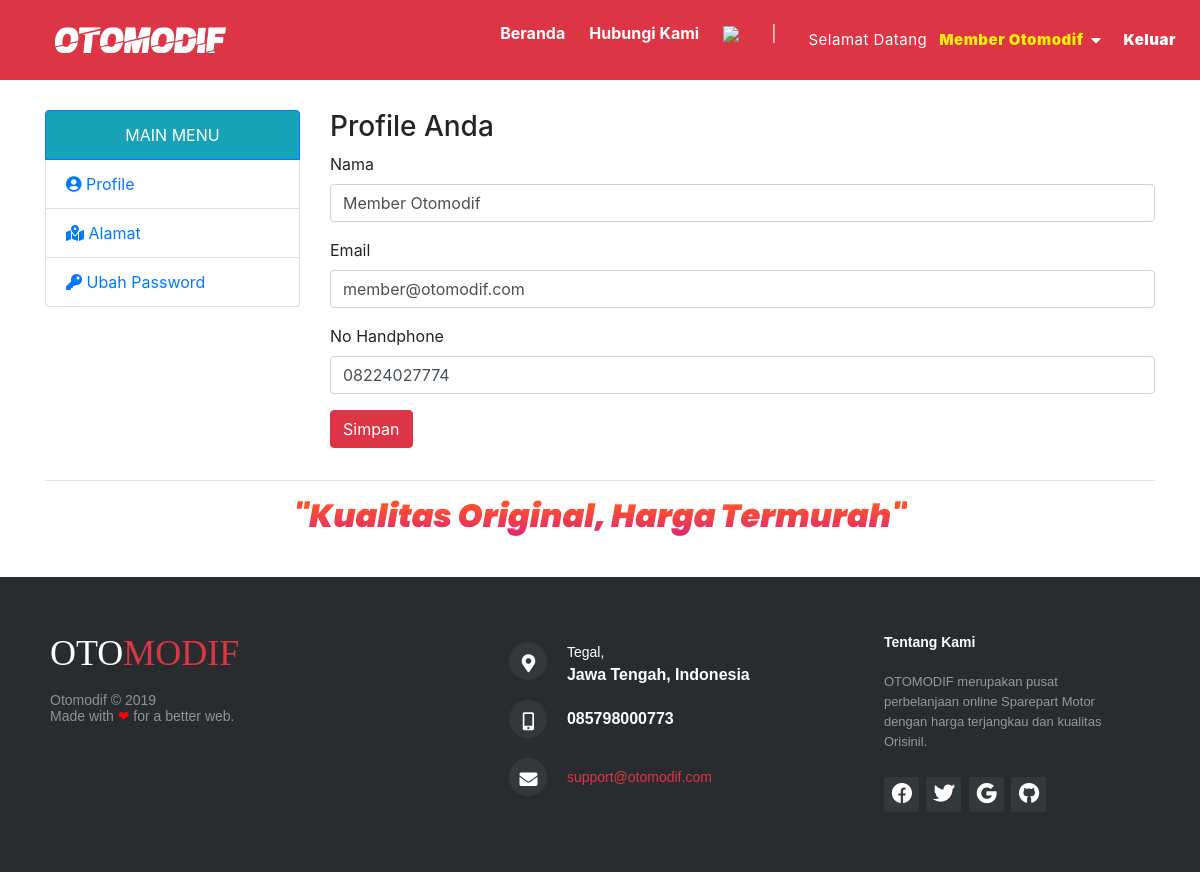
/user/index.php?page=akun&module=profile&action=form (signed in), run on the app's committed database.
### tables this page shows
CREATE TABLE `user` (
  `id_user` int(10) NOT NULL,
  `level` varchar(30) NOT NULL,
  `nama` varchar(150) NOT NULL,
  `email` varchar(160) NOT NULL,
  `alamat` varchar(400) NOT NULL,
  `notelp` varchar(15) NOT NULL,
  `password` varchar(300) NOT NULL,
  `status` enum('Aktif','Tidak') NOT NULL,
  `logged_at` timestamp NOT NULL DEFAULT current_timestamp() ON UPDATE current_timestamp(),
  `remove` tinyint(1) NOT NULL DEFAULT 0
);

### user/module/akun/profile/form.php (the view)
<?php
$id_user = $_SESSION['id_user'];
$row = mysqli_fetch_assoc(mysqli_query($koneksi, "SELECT * FROM user WHERE id_user='$id_user'"));
?>
<h3>Profile Anda</h3>
<form action="<?= BASE_URL; ?>user/index.php?page=akun&module=profile&action=update" method="POST">
	<div class="form-group">
		<label>Nama</label>
		<span><input type="nama" class="form-control" name="nama" value="<?= $row['nama']; ?>" required/></span>
	</div>
	<div class="form-group">
		<label>Email</label>
		<span><input type="email" class="form-control" name="email" value="<?= $row['email']; ?>" required/></span>
	</div>
	<div class="form-group">
		<label>No Handphone</label>
		<span><input type="number" class="form-control" name="no_hp" value="<?= $row['notelp']; ?>" required/></span>
	</div>
	<div class="form-group">
		<span><button type="submit" value="Ubah" name="submit" class="btn btn-danger">Simpan</button></span>
	</div>
</form>

### assets/css/style.css (style rules this page uses)
body { font-family:arial; font-size:12px; color:#1e5474; background:#F7F7F7; margin:0px; }

### assets/css/style2.css (style rules this page uses)
html, body, div, span, iframe, h1, h2, h3, h4, h5, h6, p, blockquote, div pre, a, abbr, address, big, code, del, dfn, em, img, ins, kbd, q, s, small, strike, strong, sub, sup, b, u, i, dl, dt, dd, ol, ul, li, figure, header, nav, section, article, aside, footer, figcaption { margin: 0; padding: 0; border: 0; outline: 0; }
body { font-family: 'Quicksand', sans-serif; color: #000; background-color: #fff; line-height: 1.3; font-size: 16px; overflow-x: hidden; font-weight: 400; }
* { -webkit-box-sizing: border-box; box-sizing: border-box; }

### data on the page
user: nama "Member Otomodif", email "member@otomodif.com", no_hp "08224027774"

### other printed values
$nama "Member Otomodif"
